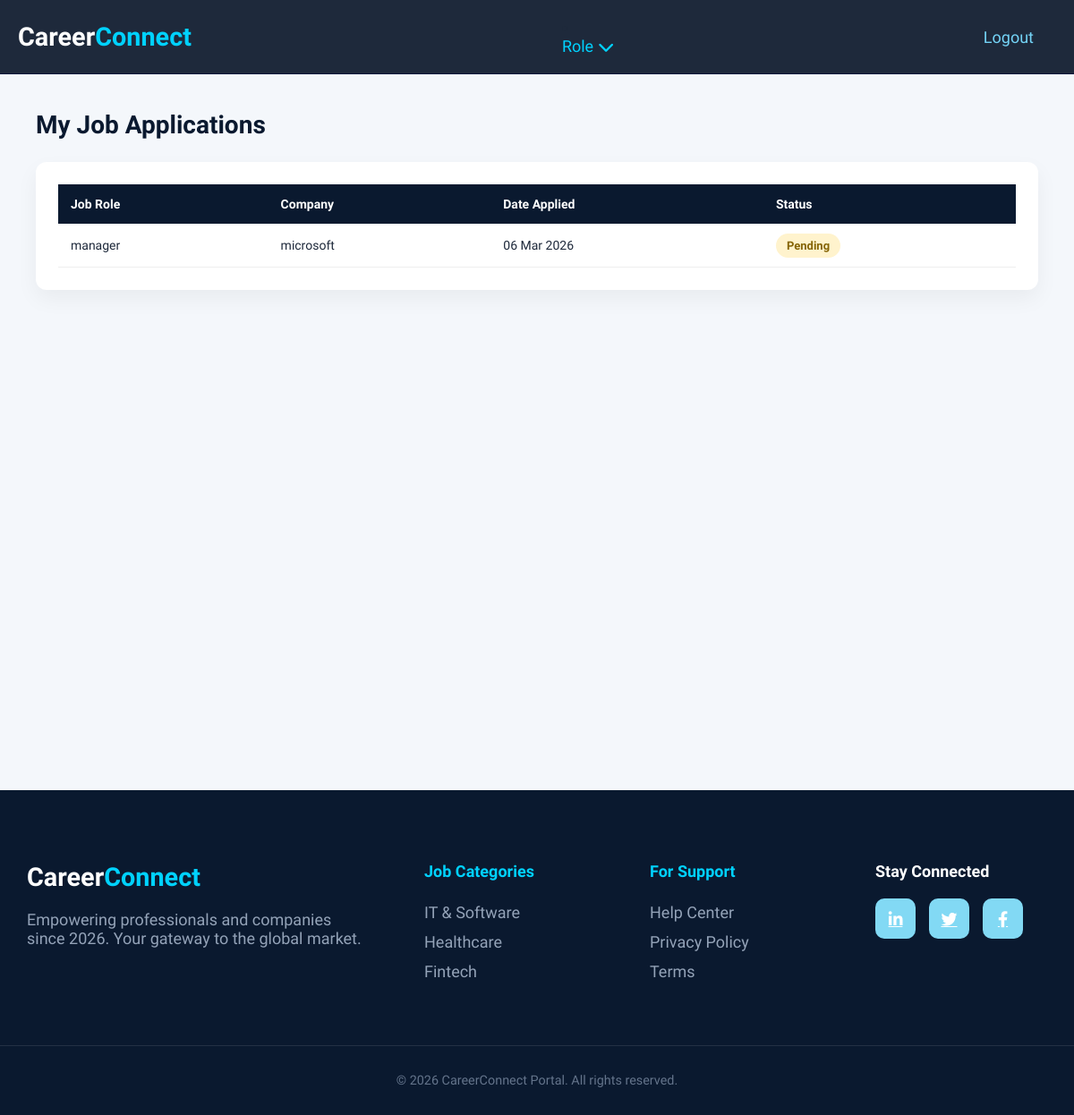
The app's page /my_applications/ (signed in), older data.
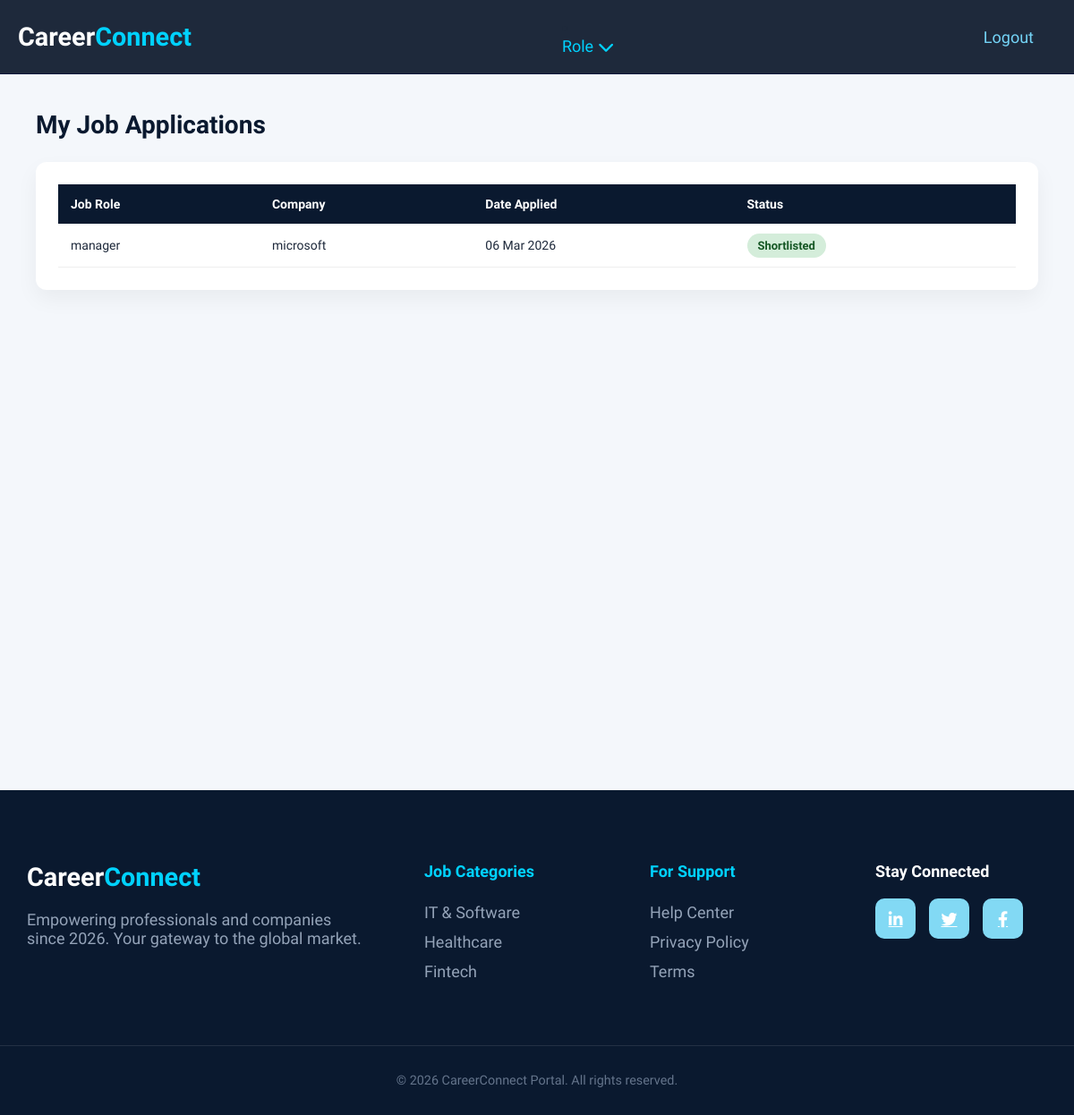
The same page, newer data.
### accounts/models.py (models this page shows, shortened)
class Application(models.Model):
    STATUS_CHOICES = (
        ('Pending', 'Pending'),
        ('Shortlisted', 'Shortlisted'),
        ('Rejected', 'Rejected'),
    )
    job = models.ForeignKey(Job, on_delete=models.CASCADE, related_name='applicants')
    seeker = models.ForeignKey(seekerdb, on_delete=models.CASCADE, related_name='my_applications')
    applied_at = models.DateTimeField(auto_now_add=True)
    status = models.CharField(max_length=20, choices=STATUS_CHOICES, default='Pending')
    match_score = models.IntegerField(default=0)
    class Meta:
        unique_together = ('job', 'seeker')

class Job(models.Model):
    employer = models.ForeignKey(
        employerdb,
        on_delete=models.CASCADE,
        related_name="jobs"
    )
    company_name = models.CharField(max_length=200)
    location = models.CharField(max_length=200)
    contact = models.CharField(max_length=15)
    email = models.EmailField()
    job_role = models.CharField(max_length=200)
    experience = models.CharField(max_length=100)
    skills = models.TextField()
    is_active = models.BooleanField(default=True)
    created_at = models.DateTimeField(auto_now_add=True)

### accounts/views.py (the view)
# urls.py: path('my_applications/', views.my_applications, name='my_applications'),
@login_required
def my_applications(request):
    if not request.user.is_seeker:
        return redirect('homepage')
    seeker = request.user.seeker_profile
    applications = Application.objects.filter(seeker=seeker).order_by('-applied_at')
    return render(request, 'my_applications.html', {
        'applications': applications
    })

### templates/my_applications.html
{% extends 'base.html' %} {% load static %} {% block extra_css %}
<link rel="stylesheet" href="{% static 'css/my_applications.css' %}" />
{% endblock %} {% block content %}
<div class="applications-wrapper">
  <h2 class="applications-title">My Job Applications</h2>
  <div class="table-container">
    <table class="app-table">
      <thead>
        <tr>
          <th>Job Role</th>
          <th>Company</th>
          <th>Date Applied</th>
          <th>Status</th>
        </tr>
      </thead>
      <tbody>
        {% for app in applications %}
        <tr>
          <td>{{ app.job.job_role }}</td>
          <td>{{ app.job.company_name }}</td>
          <td>{{ app.applied_at|date:"d M Y" }}</td>
          <td>
            {% if app.status == "Pending" %}
            <span class="status status-pending">Pending</span>
            {% elif app.status == "Shortlisted" %}
            <span class="status status-shortlisted">Shortlisted</span>
            {% else %}
            <span class="status status-rejected">Rejected</span>
            {% endif %}
          </td>
        </tr>
        {% empty %}
        <tr>
          <td colspan="4" class="empty-msg">
            You haven't applied to any jobs yet.
          </td>
        </tr>
        {% endfor %}
      </tbody>
    </table>
  </div>
</div>
{% endblock %}

Row changes from the older to the newer data that the page shows:
changed Application "manager": status "Pending" → "Shortlisted"
